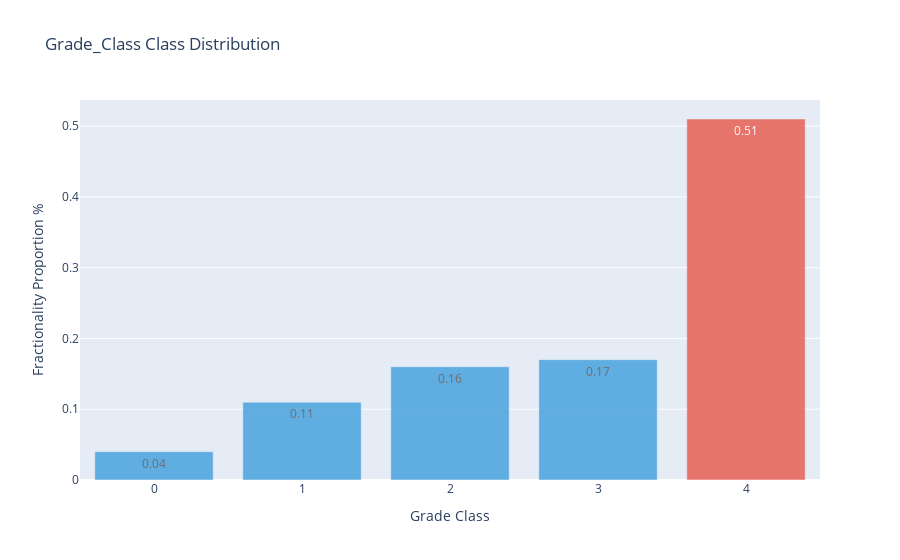

Source (notebook cell):
### Markdown cell above
## Data Visiualization

### Code cell
#Class Distribution of the target variable 'GradeClass'
class_counts = df_copy['GradeClass'].value_counts(normalize=True).reset_index()
class_counts.columns = ['GradeClass', 'proportion']
class_counts['proportion'] = class_counts['proportion'].round(2)

# Find the color for the bar with the highest proportion
max_proportion_index = class_counts['proportion'].idxmax()
colors = ['#3498db' if i != max_proportion_index else '#e74c3c' for i in range(len(class_counts))]
fig1 = go.Figure(data=[go.Bar(
    x=class_counts['GradeClass'],
    y=class_counts['proportion'],
    marker_color=colors,
    text=class_counts['proportion'],
    opacity=0.75,
)])

fig1.update_layout(
    title="Grade_Class Class Distribution",
    xaxis_title="Grade Class",
    yaxis_title="Fractionality Proportion %"
)

### Figure 1 — Plotly figure (JSON) as saved in the notebook; plotly's stock layout.template omitted (floating-point values rounded to 4 significant figures)
{"data": [{"marker": {"color": ["#e74c3c", "#3498db", "#3498db", "#3498db", "#3498db"]}, "opacity": 0.75, "text": [0.51, 0.17, 0.16, 0.11, 0.04], "type": "bar", "x": [4, 3, 2, 1, 0], "y": [0.51, 0.17, 0.16, 0.11, 0.04]}], "layout": {"title": {"text": "Grade_Class Class Distribution"}, "xaxis": {"title": {"text": "Grade Class"}}, "yaxis": {"title": {"text": "Fractionality Proportion %"}}}}
